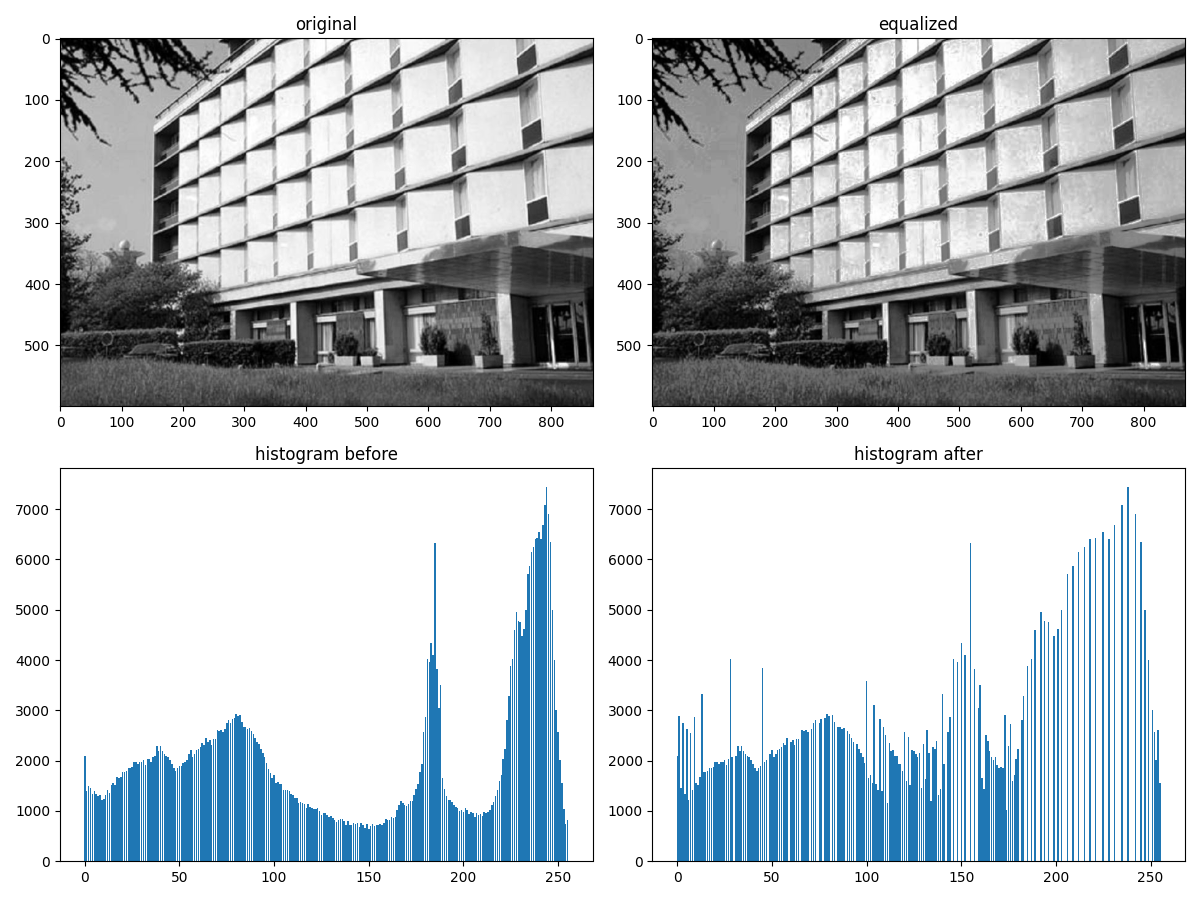

Recreate this plot in Python.
import numpy as np
import cv2
import matplotlib.pyplot as plt

img = cv2.imread("img.jpg", 0)
h = np.bincount(img.ravel(), minlength=256)
c = h.cumsum()
m = c[c > 0].min()
t = np.round((c - m) / (c[-1] - m) * 255).clip(0, 255).astype(np.uint8)
out = t[img]

figure, axes = plt.subplots(2, 2, figsize=(12, 9))
axes[0][0].imshow(img, cmap="gray", vmin=0, vmax=255)
axes[0][0].set_title("original")
axes[0][1].imshow(out, cmap="gray", vmin=0, vmax=255)
axes[0][1].set_title("equalized")
axes[1][0].bar(range(256), h)
axes[1][0].set_title("histogram before")
axes[1][1].bar(range(256), np.bincount(out.ravel(), minlength=256))
axes[1][1].set_title("histogram after")
plt.tight_layout()
plt.savefig("4.png")
plt.show()
